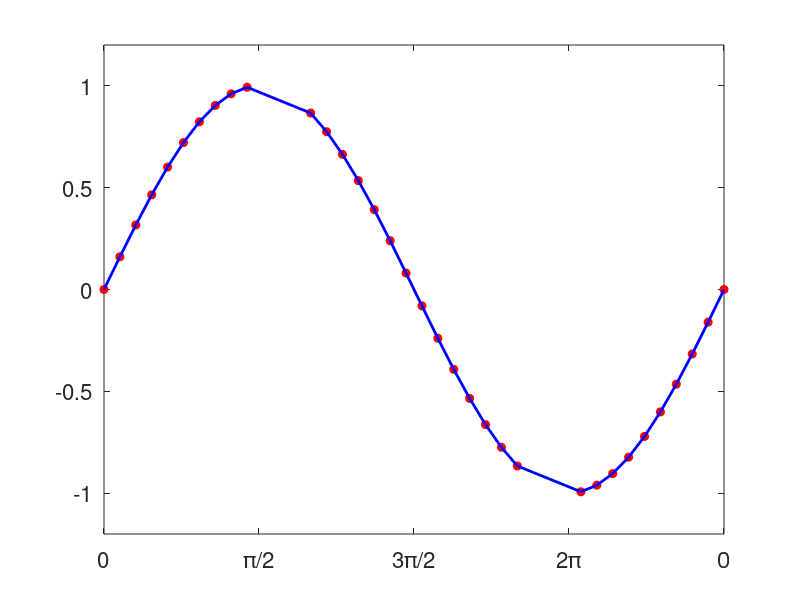
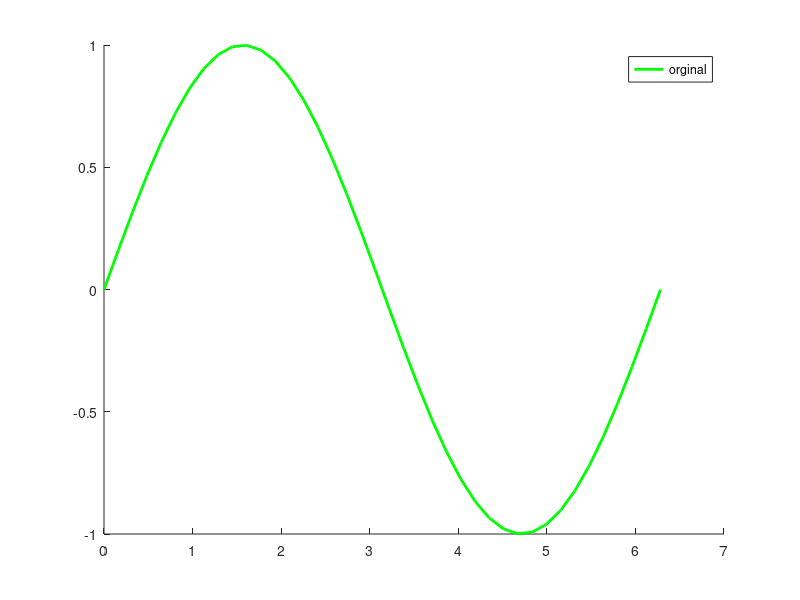

Write the MATLAB code that produced these figures, in order.
x=linspace(0,2*pi,40);x_m=x;
x_m([11:13,28:30])=NaN;y_m=sin(x_m);
plot(x_m,y_m,'ro','MarkerFaceColor','r');
xlim([0,2*pi]);ylim([-1.2,1.2]);box on;
set(gca,'fontsize',16,'xtick',0:pi/2:2*pi,'xticklabel',{'0','\pi/2','3\pi/2','2\pi'});
%title('\pi')
%%
m_i=~isnan(x_m);
y_i=interp1(x_m(m_i),y_m(m_i),x);
hold on
plot(x,y_i,'-b','linewidth',2);
hold off;
%%
figure
m_i=~isnan(x_m);
y_i=spline(x_m(m_i),y_m(m_i),x);
hold on;plot(x,y_i,'-g','linewidth',2);hold off;
h=legend('orginal','spline');
